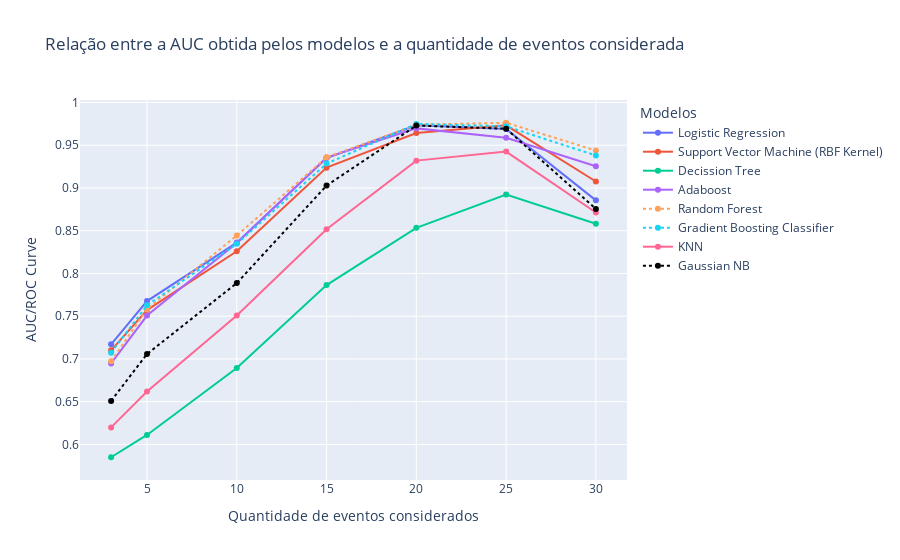

Notebook source saved alongside this figure:
### Code cell
fig = px.line(df, color='model', markers=True, x='amount_events', y='auc',labels={"amount_events": "Quantidade de eventos considerados","auc": "AUC/ROC Curve","model": "Modelos"},title="Relação entre a AUC obtida pelos modelos e a quantidade de eventos considerada")
fig.update_traces(patch={"line": {"dash": 'dot'}}, selector={"legendgroup": "Gradient Boosting Classifier"})
fig.update_traces(patch={"line": {"dash": 'dot'}}, selector={"legendgroup": "Random Forest"})
fig.update_traces(patch={"line": {'color': 'black',"dash": 'dot'}}, selector={"legendgroup": "Gaussian NB"})
fig.show()

### Figure 1 — Plotly figure (JSON) as saved in the notebook; plotly's stock layout.template omitted (floating-point values rounded to 4 significant figures)
{"data": [{"hovertemplate": "Modelos=Logistic Regression<br>Quantidade de eventos considerados=%{x}<br>AUC/ROC Curve=%{y}<extra></extra>", "legendgroup": "Logistic Regression", "line": {"color": "#636efa", "dash": "solid"}, "marker": {"symbol": "circle"}, "mode": "markers+lines", "name": "Logistic Regression", "orientation": "v", "showlegend": true, "type": "scatter", "x": [3, 5, 10, 15, 20, 25, 30], "xaxis": "x", "y": [0.7171, 0.7677, 0.8361, 0.935, 0.9734, 0.969, 0.8855], "yaxis": "y"}, {"hovertemplate": "Modelos=Support Vector Machine (RBF Kernel)<br>Quantidade de eventos considerados=%{x}<br>AUC/ROC Curve=%{y}<extra></extra>", "legendgroup": "Support Vector Machine (RBF Kernel)", "line": {"color": "#EF553B", "dash": "solid"}, "marker": {"symbol": "circle"}, "mode": "markers+lines", "name": "Support Vector Machine (RBF Kernel)", "orientation": "v", "showlegend": true, "type": "scatter", "x": [3, 5, 10, 15, 20, 25, 30], "xaxis": "x", "y": [0.71, 0.7572, 0.8259, 0.9238, 0.9643, 0.9733, 0.9076], "yaxis": "y"}, {"hovertemplate": "Modelos=Decission Tree<br>Quantidade de eventos considerados=%{x}<br>AUC/ROC Curve=%{y}<extra></extra>", "legendgroup": "Decission Tree", "line": {"color": "#00cc96", "dash": "solid"}, "marker": {"symbol": "circle"}, "mode": "markers+lines", "name": "Decission Tree", "orientation": "v", "showlegend": true, "type": "scatter", "x": [3, 5, 10, 15, 20, 25, 30], "xaxis": "x", "y": [0.585, 0.6111, 0.6895, 0.7864, 0.8534, 0.8923, 0.8582], "yaxis": "y"}, {"hovertemplate": "Modelos=Adaboost<br>Quantidade de eventos considerados=%{x}<br>AUC/ROC Curve=%{y}<extra></extra>", "legendgroup": "Adaboost", "line": {"color": "#ab63fa", "dash": "solid"}, "marker": {"symbol": "circle"}, "mode": "markers+lines", "name": "Adaboost", "orientation": "v", "showlegend": true, "type": "scatter", "x": [3, 5, 10, 15, 20, 25, 30], "xaxis": "x", "y": [0.6948, 0.7507, 0.8356, 0.9355, 0.9697, 0.9586, 0.9254], "yaxis": "y"}, {"hovertemplate": "Modelos=Random Forest<br>Quantidade de eventos considerados=%{x}<br>AUC/ROC Curve=%{y}<extra></extra>", "legendgroup": "Random Forest", "line": {"color": "#FFA15A", "dash": "dot"}, "marker": {"symbol": "circle"}, "mode": "markers+lines", "name": "Random Forest", "orientation": "v", "showlegend": true, "type": "scatter", "x": [3, 5, 10, 15, 20, 25, 30], "xaxis": "x", "y": [0.6972, 0.7583, 0.8445, 0.9358, 0.9739, 0.9763, 0.9438], "yaxis": "y"}, {"hovertemplate": "Modelos=Gradient Boosting Classifier<br>Quantidade de eventos considerados=%{x}<br>AUC/ROC Curve=%{y}<extra></extra>", "legendgroup": "Gradient Boosting Classifier", "line": {"color": "#19d3f3", "dash": "dot"}, "marker": {"symbol": "circle"}, "mode": "markers+lines", "name": "Gradient Boosting Classifier", "orientation": "v", "showlegend": true, "type": "scatter", "x": [3, 5, 10, 15, 20, 25, 30], "xaxis": "x", "y": [0.7074, 0.7627, 0.8347, 0.9285, 0.9749, 0.9721, 0.938], "yaxis": "y"}, {"hovertemplate": "Modelos=KNN<br>Quantidade de eventos considerados=%{x}<br>AUC/ROC Curve=%{y}<extra></extra>", "legendgroup": "KNN", "line": {"color": "#FF6692", "dash": "solid"}, "marker": {"symbol": "circle"}, "mode": "markers+lines", "name": "KNN", "orientation": "v", "showlegend": true, "type": "scatter", "x": [3, 5, 10, 15, 20, 25, 30], "xaxis": "x", "y": [0.6199, 0.662, 0.7507, 0.8517, 0.932, 0.9425, 0.8713], "yaxis": "y"}, {"hovertemplate": "Modelos=Gaussian NB<br>Quantidade de eventos considerados=%{x}<br>AUC/ROC Curve=%{y}<extra></extra>", "legendgroup": "Gaussian NB", "line": {"color": "black", "dash": "dot"}, "marker": {"symbol": "circle"}, "mode": "markers+lines", "name": "Gaussian NB", "orientation": "v", "showlegend": true, "type": "scatter", "x": [3, 5, 10, 15, 20, 25, 30], "xaxis": "x", "y": [0.6509, 0.7057, 0.7887, 0.9028, 0.973, 0.9693, 0.8755], "yaxis": "y"}], "layout": {"legend": {"title": {"text": "Modelos"}, "tracegroupgap": 0}, "title": {"text": "Relação entre a AUC obtida pelos modelos e a quantidade de eventos considerada"}, "xaxis": {"anchor": "y", "domain": [0, 1], "title": {"text": "Quantidade de eventos considerados"}}, "yaxis": {"anchor": "x", "domain": [0, 1], "title": {"text": "AUC/ROC Curve"}}}}
